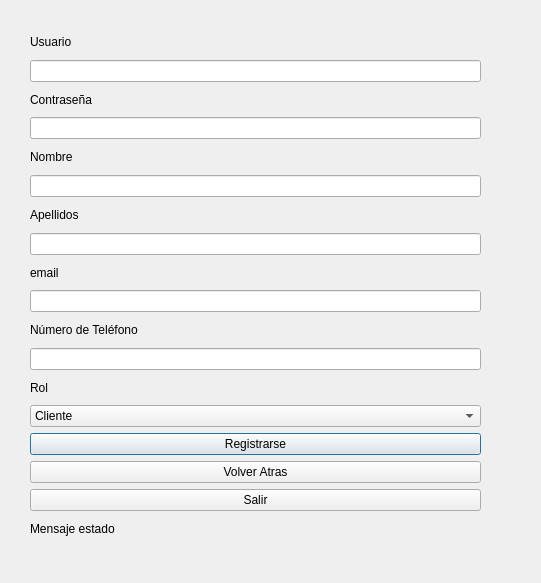
<?xml version="1.0" encoding="UTF-8"?>
<ui version="4.0">
 <class>Dialog</class>
 <widget class="QDialog" name="Dialog">
  <property name="geometry">
   <rect>
    <x>0</x>
    <y>0</y>
    <width>541</width>
    <height>583</height>
   </rect>
  </property>
  <property name="windowTitle">
   <string>Dialog</string>
  </property>
  <widget class="QWidget" name="verticalLayoutWidget">
   <property name="geometry">
    <rect>
     <x>30</x>
     <y>30</y>
     <width>451</width>
     <height>511</height>
    </rect>
   </property>
   <layout class="QVBoxLayout" name="verticalLayout">
    <item>
     <widget class="QLabel" name="label_usuario">
      <property name="text">
       <string>Usuario</string>
      </property>
     </widget>
    </item>
    <item>
     <widget class="QLineEdit" name="line_usuario">
      <property name="text">
       <string/>
      </property>
     </widget>
    </item>
    <item>
     <widget class="QLabel" name="label_contrasena">
      <property name="text">
       <string>Contraseña</string>
      </property>
     </widget>
    </item>
    <item>
     <widget class="QLineEdit" name="line_contrasena">
      <property name="text">
       <string/>
      </property>
      <property name="echoMode">
       <enum>QLineEdit::Password</enum>
      </property>
     </widget>
    </item>
    <item>
     <widget class="QLabel" name="label_nombre">
      <property name="text">
       <string>Nombre</string>
      </property>
     </widget>
    </item>
    <item>
     <widget class="QLineEdit" name="line_nombre">
      <property name="text">
       <string/>
      </property>
     </widget>
    </item>
    <item>
     <widget class="QLabel" name="label_nombre_2">
      <property name="text">
       <string>Apellidos</string>
      </property>
     </widget>
    </item>
    <item>
     <widget class="QLineEdit" name="line_apellidos">
      <property name="text">
       <string/>
      </property>
     </widget>
    </item>
    <item>
     <widget class="QLabel" name="label_nombre_3">
      <property name="text">
       <string>email</string>
      </property>
     </widget>
    </item>
    <item>
     <widget class="QLineEdit" name="line_email">
      <property name="text">
       <string/>
      </property>
     </widget>
    </item>
    <item>
     <widget class="QLabel" name="label_nombre_4">
      <property name="text">
       <string>Número de Teléfono</string>
      </property>
     </widget>
    </item>
    <item>
     <widget class="QLineEdit" name="line_telefono">
      <property name="text">
       <string/>
      </property>
     </widget>
    </item>
    <item>
     <widget class="QLabel" name="label_2">
      <property name="text">
       <string>Rol</string>
      </property>
     </widget>
    </item>
    <item>
     <widget class="QComboBox" name="combo_rol">
      <item>
       <property name="text">
        <string>Cliente</string>
       </property>
      </item>
      <item>
       <property name="text">
        <string>Empleado</string>
       </property>
      </item>
      <item>
       <property name="text">
        <string>Jefe</string>
       </property>
      </item>
     </widget>
    </item>
    <item>
     <widget class="QPushButton" name="btn_registrar">
      <property name="text">
       <string>Registrarse</string>
      </property>
     </widget>
    </item>
    <item>
     <widget class="QPushButton" name="btn_volver">
      <property name="text">
       <string>Volver Atras</string>
      </property>
     </widget>
    </item>
    <item>
     <widget class="QPushButton" name="btn_salir">
      <property name="text">
       <string>Salir</string>
      </property>
     </widget>
    </item>
    <item>
     <widget class="QLabel" name="label_mensaje">
      <property name="text">
       <string>Mensaje estado</string>
      </property>
     </widget>
    </item>
   </layout>
  </widget>
  <widget class="QLabel" name="label">
   <property name="geometry">
    <rect>
     <x>360</x>
     <y>50</y>
     <width>159</width>
     <height>118</height>
    </rect>
   </property>
   <property name="text">
    <string/>
   </property>
  </widget>
 </widget>
 <resources/>
 <connections/>
</ui>
